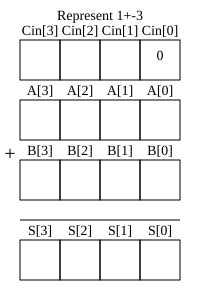

The script that saved this image:
import svgwrite

def draw_binary_row(dwg, num_boxes,y, box_size = 40,margin=20, text_height=20, fill_text = {}, text_label = "A", text = True):
    for i in range(num_boxes):
        x = margin + i * box_size

        dwg.add(dwg.rect(
            insert=(x, y),
            size=(box_size, box_size),
            fill="none",
            stroke="black"
        ))

        if(text):
            dwg.add(dwg.text(
                f"{text_label}[{num_boxes-i-1}]",
                insert=(x + box_size / 2, y - 5),
                text_anchor="middle",
                font_size=14
            ))
        
        if(num_boxes-i-1 in fill_text):
            dwg.add(dwg.text(
                f"{fill_text[num_boxes-i-1]}",
                insert=(x + box_size / 2, y + box_size / 2),
                text_anchor="middle",
                font_size=14
            ))

num_boxes = 4           
box_size = 40             
margin = 20
text_height = 20

width = margin * 2 + num_boxes * box_size
height = margin * 3 + box_size*4 + text_height*4

dwg = svgwrite.Drawing("outputs/lec0-1/q3.svg", size=(width, height))

import random
decimal1 = random.randint(-1*(2**(num_boxes-1)),2**(num_boxes - 1) - 1)
decimal2 = random.randint(-1*(2**(num_boxes-1)),2**(num_boxes - 1) - 1)

op = "+"

dwg.add(dwg.text(
        f"Represent {decimal1}{op}{decimal2}",
        insert=(width/2, margin),
        text_anchor="middle",
        font_size=14
    ))

draw_binary_row(dwg,num_boxes,y = margin + text_height, box_size=box_size,margin=margin,text_height=text_height, fill_text = {0:0}, text_label="Cin")
draw_binary_row(dwg,num_boxes,y = (margin + text_height*2) + box_size, box_size=box_size,margin=margin,text_label="A",text_height=text_height)
draw_binary_row(dwg,num_boxes,y = (margin + text_height*3) + box_size*2, box_size=box_size,margin=margin,text_label="B",text_height=text_height)

dwg.add(dwg.text(
        f"+",
        insert=(margin/2, (margin + text_height*3) + box_size*2),
        text_anchor="middle",
        font_size=20
    ))

dwg.add(dwg.line(start=(20,(margin + text_height*4) + box_size*3),
                         end=(width-20,(margin + text_height*4) + box_size*3),
                         stroke="black",
                         stroke_width=1))

draw_binary_row(dwg,num_boxes,y = (margin + text_height*4) + box_size*3 + 20, box_size=box_size,margin=margin,text_label="S",text_height=text_height)

dwg.save()
print("Saved as q3.svg")
